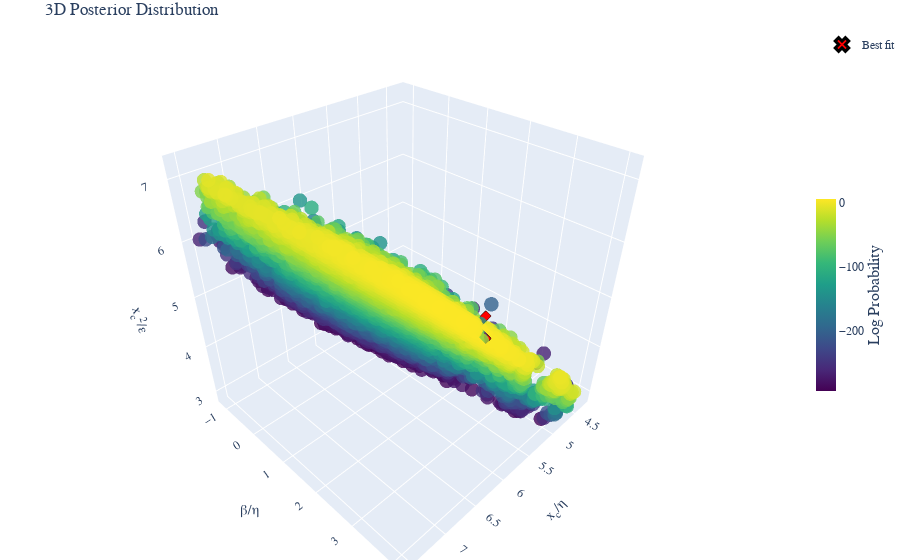

The notebook cell this image was saved under:
### Code cell
fig =post.plot_posterior3D_interactive([0,1,2],labels=labels_trans, truths=np.log(truths_trans),truth_label="Best fit" )
# Save the figure using matplotlib's savefig instead of plotly's write_image
fig.show()
if SAVE_PRODUCTS:
    # Save the figure as HTML
    html_file_name = config_name+test_str+'_3D_plot'
    if subfolder is not None:
        html_file_name = os.path.join(subfolder, html_file_name)
    html_path = os.path.join(Products_folder, 'html_3d_plots', f'{html_file_name}.html')
    # Create directory if it doesn't exist
    os.makedirs(os.path.dirname(html_path), exist_ok=True)
    fig.write_html(html_path)

### Figure 1 — Plotly figure (JSON) as saved in the notebook; plotly's stock layout.template omitted (floating-point values rounded to 4 significant figures; data arrays with more than 128 entries replaced by an {"elided": "..."} marker saying what was removed)
{"data": [{"marker": {"color": {"elided": "9702 float values"}, "colorbar": {"len": 0.4, "thickness": 20, "title": {"font": {"size": 16}, "side": "right", "text": "Log Probability"}, "x": 1.0, "y": 0.5}, "colorscale": [[0.0, "#440154"], [0.1111, "#482878"], [0.2222, "#3e4989"], [0.3333, "#31688e"], [0.4444, "#26828e"], [0.5556, "#1f9e89"], [0.6667, "#35b779"], [0.7778, "#6ece58"], [0.8889, "#b5de2b"], [1.0, "#fde725"]], "opacity": 0.8, "size": 5}, "mode": "markers", "name": "Posterior", "scene": "scene", "showlegend": false, "type": "scatter3d", "x": {"elided": "9702 float values"}, "y": {"elided": "9702 float values"}, "z": {"elided": "9702 float values"}}, {"marker": {"color": "red", "line": {"color": "black", "width": 3}, "size": 12, "symbol": "x"}, "mode": "markers", "name": "Best fit", "scene": "scene", "showlegend": true, "type": "scatter3d", "x": [6.012], "y": [3.309], "z": [5.329]}], "layout": {"font": {"family": "Computer Modern"}, "margin": {"b": 0, "l": 0, "r": 0, "t": 30}, "scene": {"aspectmode": "cube", "xaxis": {"exponentformat": "e", "showexponent": "all", "title": {"font": {"size": 14}, "text": "x<sub>c</sub>/η"}}, "yaxis": {"exponentformat": "e", "showexponent": "all", "title": {"font": {"size": 14}, "text": "β/η"}}, "zaxis": {"exponentformat": "e", "showexponent": "all", "title": {"font": {"size": 14}, "text": "x<sub>c</sub><sup>2</sup>/ε"}}}, "title": {"text": "3D Posterior Distribution"}}}
